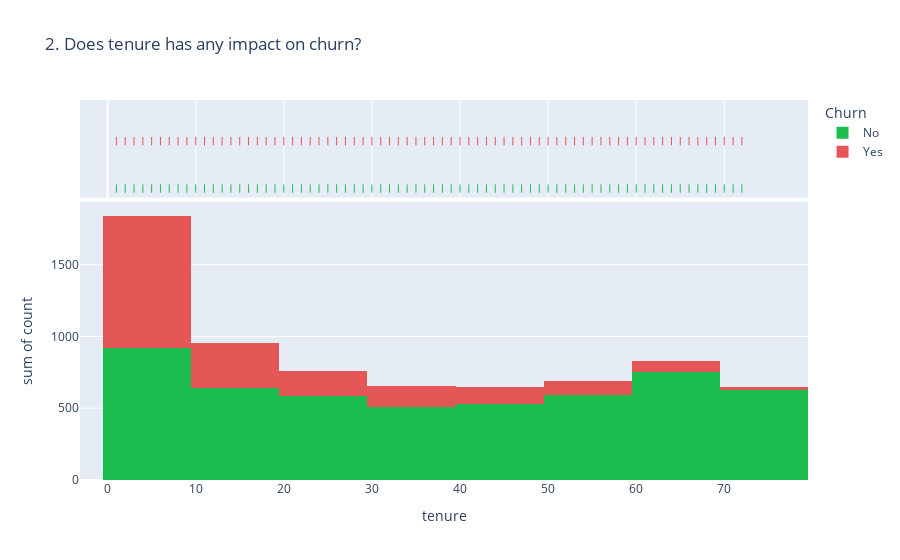

Notebook source saved alongside this figure:
### Markdown cell above
### 2. Does tenure has any impact on churn?

### Code cell
fig = px.histogram(df1.groupby(['tenure', 'Churn']).size().reset_index(name='count'), 
                   x="tenure", y="count", color="Churn", marginal="rug", color_discrete_map={"Yes":"#E45756", "No":"#1CBE4F"}, 
                   title="2. Does tenure has any impact on churn?")

fig.show()

### Figure 1 — Plotly figure (JSON) as saved in the notebook; plotly's stock layout.template omitted (floating-point values rounded to 4 significant figures)
{"data": [{"alignmentgroup": "True", "bingroup": "x", "histfunc": "sum", "hovertemplate": "Churn=No<br>tenure=%{x}<br>sum of count=%{y}<extra></extra>", "legendgroup": "No", "marker": {"color": "#1CBE4F", "pattern": {"shape": ""}}, "name": "No", "offsetgroup": "No", "orientation": "v", "showlegend": true, "type": "histogram", "x": [1, 2, 3, 4, 5, 6, 7, 8, 9, 10, 11, 12, 13, 14, 15, 16, 17, 18, 19, 20, 21, 22, 23, 24, 25, 26, 27, 28, 29, 30, 31, 32, 33, 34, 35, 36, 37, 38, 39, 40, 41, 42, 43, 44, 45, 46, 47, 48, 49, 50, 51, 52, 53, 54, 55, 56, 57, 58, 59, 60, 61, 62, 63, 64, 65, 66, 67, 68, 69, 70, 71, 72], "xaxis": "x", "y": [233, 115, 106, 93, 69, 70, 80, 81, 73, 71, 68, 79, 71, 52, 62, 52, 61, 73, 54, 53, 46, 63, 72, 71, 56, 64, 59, 45, 57, 56, 49, 50, 50, 53, 73, 40, 50, 46, 42, 51, 56, 51, 50, 45, 55, 62, 54, 55, 51, 58, 60, 72, 56, 55, 55, 70, 57, 56, 52, 70, 68, 65, 68, 76, 67, 76, 88, 91, 87, 108, 164, 356], "yaxis": "y"}, {"alignmentgroup": "True", "boxpoints": "all", "fillcolor": "rgba(255,255,255,0)", "hoveron": "points", "hovertemplate": "Churn=No<br>tenure=%{x}<extra></extra>", "jitter": 0, "legendgroup": "No", "line": {"color": "rgba(255,255,255,0)"}, "marker": {"color": "#1CBE4F", "symbol": "line-ns-open"}, "name": "No", "offsetgroup": "No", "showlegend": false, "type": "box", "x": [1, 2, 3, 4, 5, 6, 7, 8, 9, 10, 11, 12, 13, 14, 15, 16, 17, 18, 19, 20, 21, 22, 23, 24, 25, 26, 27, 28, 29, 30, 31, 32, 33, 34, 35, 36, 37, 38, 39, 40, 41, 42, 43, 44, 45, 46, 47, 48, 49, 50, 51, 52, 53, 54, 55, 56, 57, 58, 59, 60, 61, 62, 63, 64, 65, 66, 67, 68, 69, 70, 71, 72], "xaxis": "x2", "yaxis": "y2"}, {"alignmentgroup": "True", "bingroup": "x", "histfunc": "sum", "hovertemplate": "Churn=Yes<br>tenure=%{x}<br>sum of count=%{y}<extra></extra>", "legendgroup": "Yes", "marker": {"color": "#E45756", "pattern": {"shape": ""}}, "name": "Yes", "offsetgroup": "Yes", "orientation": "v", "showlegend": true, "type": "histogram", "x": [1, 2, 3, 4, 5, 6, 7, 8, 9, 10, 11, 12, 13, 14, 15, 16, 17, 18, 19, 20, 21, 22, 23, 24, 25, 26, 27, 28, 29, 30, 31, 32, 33, 34, 35, 36, 37, 38, 39, 40, 41, 42, 43, 44, 45, 46, 47, 48, 49, 50, 51, 52, 53, 54, 55, 56, 57, 58, 59, 60, 61, 62, 63, 64, 65, 66, 67, 68, 69, 70, 71, 72], "xaxis": "x", "y": [380, 123, 94, 83, 64, 40, 51, 42, 46, 45, 31, 38, 38, 24, 37, 28, 26, 24, 19, 18, 17, 27, 13, 23, 23, 15, 13, 12, 15, 16, 16, 19, 14, 12, 15, 10, 15, 13, 14, 13, 14, 14, 15, 6, 6, 12, 14, 9, 15, 10, 8, 8, 14, 13, 9, 10, 8, 11, 8, 6, 8, 5, 4, 4, 9, 13, 10, 9, 8, 11, 6, 6], "yaxis": "y"}, {"alignmentgroup": "True", "boxpoints": "all", "fillcolor": "rgba(255,255,255,0)", "hoveron": "points", "hovertemplate": "Churn=Yes<br>tenure=%{x}<extra></extra>", "jitter": 0, "legendgroup": "Yes", "line": {"color": "rgba(255,255,255,0)"}, "marker": {"color": "#E45756", "symbol": "line-ns-open"}, "name": "Yes", "offsetgroup": "Yes", "showlegend": false, "type": "box", "x": [1, 2, 3, 4, 5, 6, 7, 8, 9, 10, 11, 12, 13, 14, 15, 16, 17, 18, 19, 20, 21, 22, 23, 24, 25, 26, 27, 28, 29, 30, 31, 32, 33, 34, 35, 36, 37, 38, 39, 40, 41, 42, 43, 44, 45, 46, 47, 48, 49, 50, 51, 52, 53, 54, 55, 56, 57, 58, 59, 60, 61, 62, 63, 64, 65, 66, 67, 68, 69, 70, 71, 72], "xaxis": "x2", "yaxis": "y2"}], "layout": {"barmode": "relative", "legend": {"title": {"text": "Churn"}, "tracegroupgap": 0}, "title": {"text": "2. Does tenure has any impact on churn?"}, "xaxis": {"anchor": "y", "domain": [0, 1], "title": {"text": "tenure"}}, "xaxis2": {"anchor": "y2", "domain": [0, 1], "matches": "x", "showgrid": true, "showticklabels": false}, "yaxis": {"anchor": "x", "domain": [0, 0.7326], "title": {"text": "sum of count"}}, "yaxis2": {"anchor": "x2", "domain": [0.7426, 1], "matches": "y2", "showgrid": false, "showline": false, "showticklabels": false, "ticks": ""}}}
